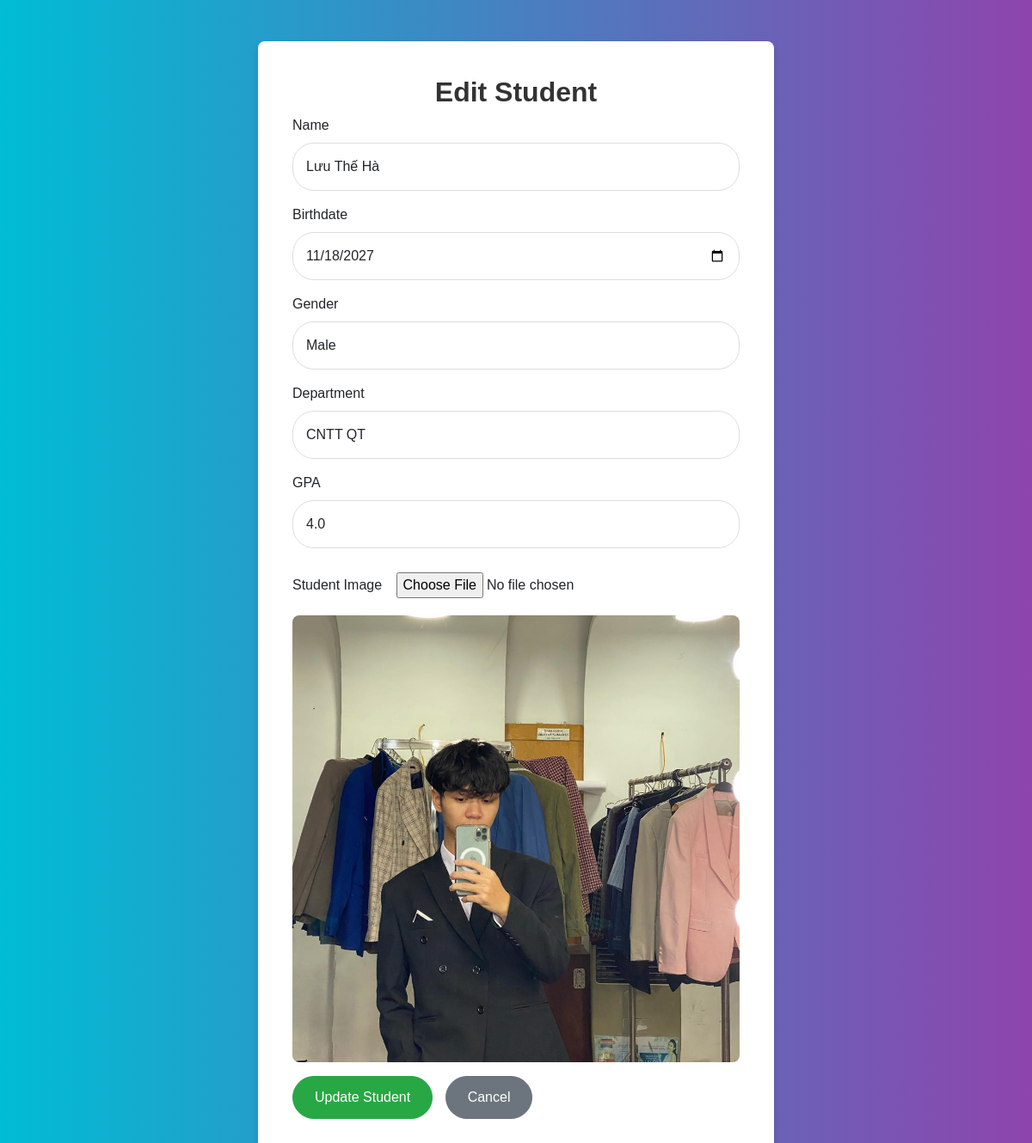
/edit/31, run on the app's committed database.
### tables this page shows
CREATE TABLE students (
            id INTEGER PRIMARY KEY AUTOINCREMENT,
            name TEXT NOT NULL,
            birthdate TEXT,
            gender TEXT,
            department TEXT,
            gpa REAL
        , image TEXT);

### app.py (the view)
@app.route('/edit/<int:student_id>', methods=['GET', 'POST'])
def edit(student_id):
    if request.method == 'POST':
        StudentController.update_student(student_id, request, app.config['UPLOAD_FOLDER'])
        return redirect(url_for('students'))
    student = StudentController.get_student_by_id(student_id)
    return render_template('edit.html', student=student)

### controller/student_controller.py (called while the page is built)
    @staticmethod
    def get_student_by_id(student_id):
        return StudentModel.get_student_by_id(student_id)

### model/student_model.py (called while the page is built)
    @staticmethod
    def get_student_by_id(student_id):
        with sqlite3.connect(DB_NAME) as conn:
            cursor = conn.cursor()
            cursor.execute("SELECT * FROM students WHERE id=?", (student_id,))
            student = cursor.fetchone()
        return student

### templates/edit.html (shortened to what this page needs)
<!DOCTYPE html>
<html lang="en">
<head>
    <link href="https://cdn.jsdelivr.net/npm/bootstrap@5.3.0/dist/css/bootstrap.min.css" rel="stylesheet">
</head>
<body>
    <div class="container mt-5">
        <h2 class="text-center">Edit Student</h2>
        <form id="edit-form" action="/edit/{{ student[0] }}" method="POST" enctype="multipart/form-data">
            <div class="mb-3">
                <label class="form-label">Name</label>
                <input
                    type="text"
                    class="form-control"
                    name="name"
                    value="{{ student[1] }}"
                    placeholder="Enter full name..."
                    required>
            </div>
            <div class="mb-3">
                <label class="form-label">Birthdate</label>
                <input
                    type="date"
                    class="form-control"
                    name="birthdate"
                    value="{{ student[2] }}"
                    required>
            </div>
            <div class="mb-3">
                <label class="form-label">Gender</label>
                <select class="form-control" name="gender">
                    <option value="Male" {% if student[3] == 'Male' %}selected{% endif %}>Male</option>
                </select>
            </div>
            <div class="mb-3">
                <label class="form-label">Department</label>
                <input
                    type="text"
                    class="form-control"
                    name="department"
                    value="{{ student[4] }}"
                    placeholder="Enter department..."
                    required>
            </div>
            <div class="mb-3">
                <label class="form-label">GPA</label>
                <input
                    type="number"
                    step="0.1"
                    class="form-control"
                    name="gpa"
                    value="{{ student[5] }}"
                    placeholder="0.0 ~ 4.0"
                    required>
            </div>
            <div class="mb-3">
                <label class="form-label">Student Image</label>
                <input
                    type="file"
                    class="form-control-file"
                    name="image"
                    accept="image/*">
                {% if student[6] %}
                    <img src="/static/uploads/{{ student[6] }}" alt="Student Image" class="mt-2">
                {% endif %}
            </div>
            <button type="submit" class="btn btn-success">Update Student</button>
            <a href="/students" class="btn btn-secondary">Cancel</a>
        </form>
    </div>
</body>
</html>

### templates/edit.html (style rules this page uses)
body { background: linear-gradient(to right, #00bcd4, #8e44ad); font-family: 'Arial', sans-serif; }
.container { max-width: 600px; background-color: white; padding: 40px; border-radius: 8px; box-shadow: 0 4px 8px rgba(0, 0, 0, 0.1); margin-top: 50px; }
h2 { color: #333; font-weight: bold; }
.form-control { border-radius: 25px; border-color: #ddd; padding: 15px; font-size: 16px; }
.btn { border-radius: 25px; padding: 12px 25px; font-size: 16px; transition: all 0.3s ease; }
.btn-success { background-color: #28a745; border-color: #28a745; }
.btn-secondary { background-color: #6c757d; border-color: #6c757d; }
.form-control-file { padding: 12px; border-radius: 25px; border-color: #ddd; }
.mb-3 { margin-bottom: 20px; }
.btn-secondary { margin-left: 10px; }
img { max-width: 100%; height: auto; border-radius: 8px; }

### data on the page
students: name "Lưu Thế Hà", birthdate "11/18/2027", gender "Male", department "CNTT QT", gpa "4.0", image (picture)
